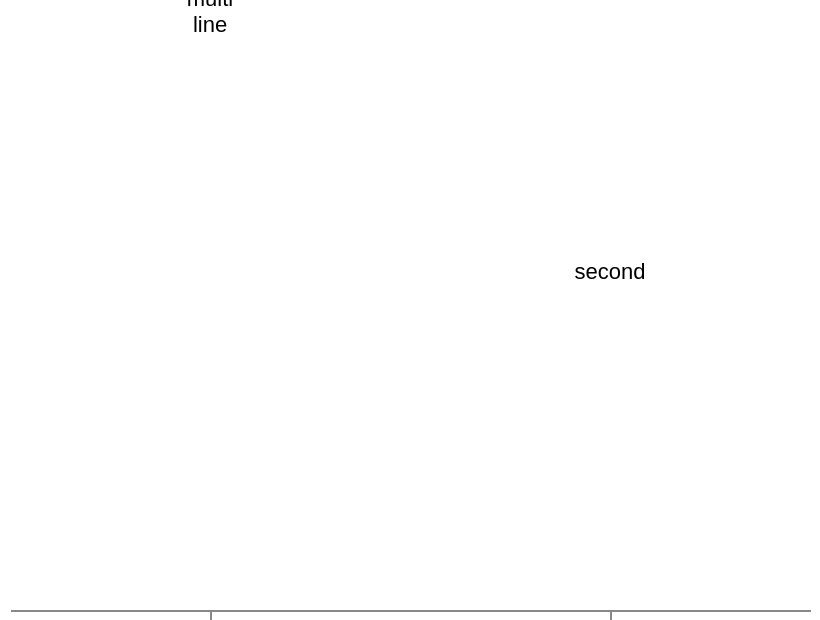

Specify this chart in Vega-Lite:
### Vega specification from a JSON file in a GitHub repository (floating-point values rounded to 4 significant figures)
{"$schema": "https://vega.github.io/schema/vega/v6.json", "width": 400, "height": 300, "padding": 5, "autosize": "none", "data": [{"name": "table", "values": [{"g": "multi\nline", "v": 55}, {"g": "second", "v": 30}]}], "scales": [{"name": "xscale", "type": "band", "domain": {"data": "table", "field": "g"}, "range": "width"}, {"name": "yscale", "type": "linear", "domain": {"data": "table", "field": "v"}, "range": "height"}], "axes": [{"orient": "bottom", "scale": "xscale", "labels": false}], "marks": [{"type": "text", "from": {"data": "table"}, "encode": {"update": {"x": {"signal": "scale('xscale', datum.g) + bandwidth('xscale') / 2"}, "y": {"scale": "yscale", "field": "v"}, "text": {"field": "g"}, "lineBreak": {"value": "\n"}, "align": {"value": "center"}, "baseline": {"value": "bottom"}, "fill": {"value": "black"}}}}]}
